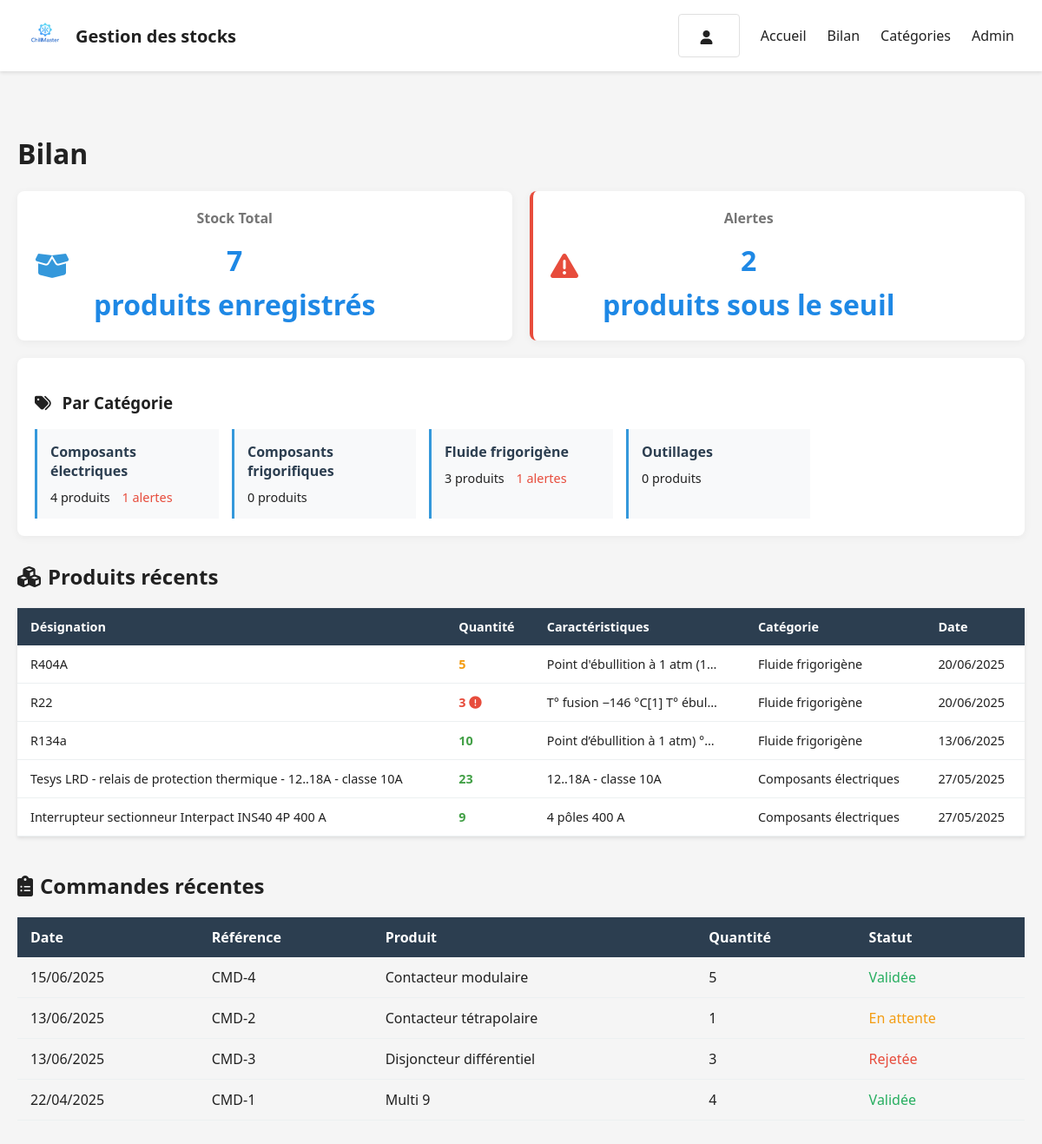
/stock/, run on the app's committed database.
### stockapp/models.py (models this page shows, shortened)
class Categorie(models.Model):
    nom = models.CharField(max_length=100)
    description = models.TextField(blank=True)
    icone = models.CharField(max_length=50, default='fa-box')  # Pour les icônes FontAwesome
    '''def save(self, *args, **kwargs):
        # S'assure que les catégories existent lors du premier accès
        if not Categorie.objects.exists():
            Categorie.creer_categories_par_defaut()
        super().save(*args, **kwargs)'''

class Produit(models.Model):
    date_maj = models.DateTimeField(auto_now=True)  # Date de dernière modification
    code = models.CharField(max_length=20, unique=True, null=True, blank=True)
    famille = models.CharField(max_length=50)
    designation = models.CharField(max_length=200)
    fournisseur = models.CharField(max_length=100)
    '''prix_unitaire = models.DecimalField(
        max_digits=12,  # Augmentez à 12 pour accommoder les valeurs en XAF
        decimal_places=0,  # 0 décimales pour le XAF
        verbose_name="PU (XAF)"
    )'''
    caracteristiques = models.TextField(
        blank=True,
        null=True,
        verbose_name="Caractéristiques techniques"
    )
    quantite = models.IntegerField(verbose_name="Qté en stock")
    stock_alerte = models.IntegerField()
    categorie = models.ForeignKey(Categorie, on_delete=models.CASCADE)
    date_creation = models.DateTimeField(auto_now_add=True)
    image = models.ImageField(
        upload_to='produits/',
        blank=True,
        null=True,
        verbose_name="Image du produit"
    )
    class Meta:
        ordering = ['-date_maj']  # Tri par défaut par date descendante
    @property
    def statut_stock(self):
        if self.quantite <= self.stock_alerte:
            return "danger"
        elif self.quantite <= self.stock_alerte * 2:
            return "warning"
        return "success"

class Commande(models.Model):
    EN_ATTENTE = 'attente'
    VALIDEE = 'validee'
    REJETEE = 'rejetee'
    STATUS_CHOICES = [
        (EN_ATTENTE, 'En attente'),
        (VALIDEE, 'Validée'),
        (REJETEE, 'Rejetée'),
    ]
    categorie = models.ForeignKey(Categorie, on_delete=models.CASCADE)
    designation = models.CharField(max_length=200)
    caracteristiques = models.TextField()
    quantite = models.IntegerField()
    objet = models.CharField(max_length=200)
    date = models.DateField(auto_now_add=True)
    initie_par = models.CharField(max_length=100)
    status = models.CharField(max_length=10, choices=STATUS_CHOICES, default=EN_ATTENTE)
    created_at = models.DateTimeField(auto_now_add=True)
    '''reference = models.CharField(
        max_length=10,
        unique=True,
        editable=False,
        blank=True  # Permet une valeur vide temporaire
    )'''
    class Meta:
        db_table = 'stockapp_commande'  # Optionnel - pour forcer le nom de table
    '''def save(self, *args, **kwargs):
        if not self.reference:
            # Génère une référence unique jusqu'à en trouver une disponible
            while True:
                new_ref = uuid.uuid4().hex[:8].upper()
                if not Commande.objects.filter(reference=new_ref).exists():
                    self.reference = new_ref
                    break
        super().save(*args, **kwargs)'''

### stockapp/views.py (the view)
# urls.py: path('', views.index, name='index'),
def index(request):
    total_produits = Produit.objects.count()
    produits_alerte = Produit.objects.filter(quantite__lte=F('stock_alerte')).count()
    categories = Categorie.objects.annotate(
        nb_produits=Count('produit'),
        nb_alertes=Count('produit', filter=Q(produit__quantite__lte=F('produit__stock_alerte')))
    )
    derniers_produits = Produit.objects.order_by('-date_creation')[:5]
    dernieres_commandes = Commande.objects.order_by('-date')[:5]
    return render(request, 'stockapp/index.html', {
        'total_produits': total_produits,
        'produits_alerte': produits_alerte,
        'categories': categories,
        'derniers_produits': derniers_produits,
        'dernieres_commandes': dernieres_commandes
    })

### stockapp/templates/stockapp/index.html (shortened to what this page needs)
{% extends "stockapp/base.html" %}
{% load static %}
{% block content %}
<div class="container">
    <h1>Bilan</h1>
    <div class="dashboard-stats">
        <div class="stat-card">
            <div class="stat-icon">
                <i class="fas fa-box-open"></i>
            </div>
            <div class="stat-content">
                <h3>Stock Total</h3>
                <p class="stat-value">{{ total_produits }}</p>
                <p class="stat-label">produits enregistrés</p>
            </div>
        </div>
        <div class="stat-card alert">
            <div class="stat-icon">
                <i class="fas fa-exclamation-triangle"></i>
            </div>
            <div class="stat-content">
                <h3>Alertes</h3>
                <p class="stat-value">{{ produits_alerte }}</p>
                <p class="stat-label">produits sous le seuil</p>
            </div>
        </div>
        <div class="categories-stats">
            <h3><i class="fas fa-tags"></i> Par Catégorie</h3>
            <div class="categories-grid">
                {% for categorie in categories %}
                <div class="category-item">
                    <h4>{{ categorie.nom }}</h4>
                    <div class="category-stats">
                        <span class="count">{{ categorie.nb_produits }} produits</span>
                        {% if categorie.nb_alertes > 0 %}
                        <span class="alerts">{{ categorie.nb_alertes }} alertes</span>
                        {% endif %}
                    </div>
                </div>
                {% endfor %}
            </div>
        </div>
    </div>
    <div class="recent-section">
        <h2><i class="fas fa-cubes"></i>Produits récents</h2>
        <table class="product-table">
            <thead>
                <tr>
                    <th>Désignation</th>
                    <th>Quantité</th>
                    <th>Caractéristiques</th>
                    <th>Catégorie</th>
                    <th>Date</th>
                </tr>
            </thead>
            <tbody>
                {% for produit in derniers_produits %}
                <tr>
                    <td>{{ produit.designation }}</td>
                    <td class="stock-{{ produit.statut_stock }}">
                        {{ produit.quantite }}
                        {% if produit.quantite <= produit.stock_alerte %}
                        <i class="fas fa-exclamation-circle"></i>
                        {% endif %}
                    </td>
                    <td>
                        {% if produit.caracteristiques %}
                        {{ produit.caracteristiques|truncatechars:30 }}
                        {% else %}
                            -
                        {% endif %}
                    </td>
                    <td>{{ produit.categorie.nom|default:"-" }}</td>
                    <td>{{ produit.date_creation|date:"d/m/Y" }}</td>
                </tr>
                {% endfor %}
            </tbody>
        </table>
    </div>
    <div class="recent-section">
        <h2><i class="fas fa-clipboard-list"></i>Commandes récentes</h2>
        <table class="order-table">
            <thead>
                <tr>
                    <th>Date</th>
                    <th>Référence</th>
                    <th>Produit</th>
                    <th>Quantité</th>
                    <th>Statut</th>
                </tr>
            </thead>
            <tbody>
                {% for commande in dernieres_commandes %}
                <tr>
                    <td>{{ commande.date|date:"d/m/Y" }}</td>
                    <td>CMD-{{ commande.id }}</td>
                    <td>{{ commande.designation }}</td>
                    <td>{{ commande.quantite }}</td>
                    <td>
                        <span class="status-{{ commande.status }}">
                            {{ commande.get_status_display }}
                        </span>
                    </td>
                </tr>
                {% empty %}
                <tr>
                    <td colspan="5">Aucune commande récente</td>
                </tr>
                {% endfor %}
            </tbody>
        </table>
    </div>
</div>
{% endblock %}

### stockapp/static/stockapp/css/style.css (style rules this page uses)
:root { --primary-color: #1e88e5; --primary-dark: #1565c0; --primary-light: #64b5f6; --white: #ffffff; --light-gray: #f5f5f5; --medium-gray: #e0e0e0; --dark-gray: #757575; --black: #212121; --danger: #e53935; --warning: #ffb300; --success: #43a047; }
body { font-family: 'Segoe UI', Tahoma, Geneva, Verdana, sans-serif; margin: 0; padding: 0; background-color: var(--light-gray); color: var(--black); }
.container { max-width: 1200px; margin: 2rem auto; padding: 0 2rem; }
.stat-card { background-color: var(--white); border-radius: 8px; padding: 1.5rem; box-shadow: 0 2px 4px rgba(0, 0, 0, 0.05); text-align: center; }
.stat-card h3 { margin-top: 0; color: var(--dark-gray); font-size: 1rem; }
.stat-card p { font-size: 2rem; margin: 0.5rem 0 0; color: var(--primary-color); font-weight: bold; }
.product-table { width: 100%; border-collapse: collapse; margin: 1rem 0; font-size: 0.9em; box-shadow: 0 2px 4px rgba(0,0,0,0.1); background-color: var(--white); }
.product-table th { background-color: var(--primary-color); color: white; padding: 0.75rem 1rem; text-align: left; }
.product-table td { padding: 0.75rem 1rem; border-bottom: 1px solid var(--medium-gray); }
.product-table td:nth-child(3) { max-width: 200px; white-space: nowrap; overflow: hidden; text-overflow: ellipsis; }
.categories-grid { display: grid; grid-template-columns: repeat(auto-fill, minmax(250px, 1fr)); gap: 2rem; margin-top: 2rem; }
.stock-danger { color: #e53935; font-weight: bold; }
.stock-warning { color: #ffb300; font-weight: bold; }
.stock-success { color: #43a047; font-weight: bold; }

### stockapp/templates/stockapp/index.html (style rules this page uses)
.container { max-width: 1200px; padding: 20px; }
.dashboard-stats { display: grid; grid-template-columns: 1fr 1fr; gap: 20px; margin-bottom: 30px; }
.stat-card { background: white; border-radius: 8px; padding: 20px; box-shadow: 0 2px 10px rgba(0,0,0,0.05); display: flex; align-items: center; }
.stat-card.alert { border-left: 4px solid #e74c3c; }
.stat-icon { font-size: 2rem; color: #3498db; margin-right: 20px; }
.stat-card.alert .stat-icon { color: #e74c3c; }
.stat-value { font-size: 2rem; font-weight: bold; margin: 5px 0; }
.categories-stats { grid-column: span 2; background: white; border-radius: 8px; padding: 20px; box-shadow: 0 2px 10px rgba(0,0,0,0.05); }
.categories-grid { display: grid; grid-template-columns: repeat(auto-fill, minmax(200px, 1fr)); gap: 15px; margin-top: 15px; }
.category-item { padding: 15px; border-left: 3px solid #3498db; background: #f8f9fa; }
.category-item h4 { margin: 0 0 10px 0; color: #2c3e50; }
.category-stats { font-size: 0.9rem; }
.alerts { color: #e74c3c; margin-left: 10px; }
.recent-section { margin-bottom: 40px; }
.product-table, .order-table { width: 100%; border-collapse: collapse; margin-top: 15px; }
.product-table th, .order-table th { background: #2c3e50; color: white; padding: 12px 15px; text-align: left; }
.product-table td, .order-table td { padding: 12px 15px; border-bottom: 1px solid #ecf0f1; }
.stock-danger { color: #e74c3c; font-weight: bold; }
.stock-warning { color: #f39c12; }
.status-attente { color: #f39c12; }
.status-validee { color: #27ae60; }
.status-rejetee { color: #e74c3c; }
.fas { margin-right: 8px; }

### data on the page
Categorie: nom "Composants électriques", nb_produits "4", nb_alertes "1"
Categorie: nom "Composants frigorifiques", nb_produits "0"
Categorie: nom "Fluide frigorigène", nb_produits "3", nb_alertes "1"
Categorie: nom "Outillages", nb_produits "0"
Produit: designation "R404A", quantite "5", caracteristiques "Point d'ébullition à 1 atm (1…", categorie.nom "Fluide frigorigène", date_creation "20/06/2025"
Produit: designation "R22", quantite "3", caracteristiques "T° fusion −146 °C[1] T° ébul…", categorie.nom "Fluide frigorigène", date_creation "20/06/2025"
Produit: designation "R134a", quantite "10", caracteristiques "Point d’ébullition à 1 atm) °…", categorie.nom "Fluide frigorigène", date_creation "13/06/2025"
Produit: designation "Tesys LRD - relais de protection thermique - 12..18A - classe 10A", quantite "23", caracteristiques "12..18A - classe 10A", categorie.nom "Composants électriques", date_creation "27/05/2025"
Produit: designation "Interrupteur sectionneur Interpact INS40 4P 400 A", quantite "9", caracteristiques "4 pôles 400 A", categorie.nom "Composants électriques", date_creation "27/05/2025"
Commande: date "15/06/2025", id "4", designation "Contacteur modulaire", quantite "5", status "Validée"
Commande: date "13/06/2025", id "2", designation "Contacteur tétrapolaire", quantite "1", status "En attente"
Commande: date "13/06/2025", id "3", designation "Disjoncteur différentiel", quantite "3", status "Rejetée"
Commande: date "22/04/2025", id "1", designation "Multi 9", quantite "4", status "Validée"

### other printed values
{{ total_produits }} "7"
{{ produits_alerte }} "2"
